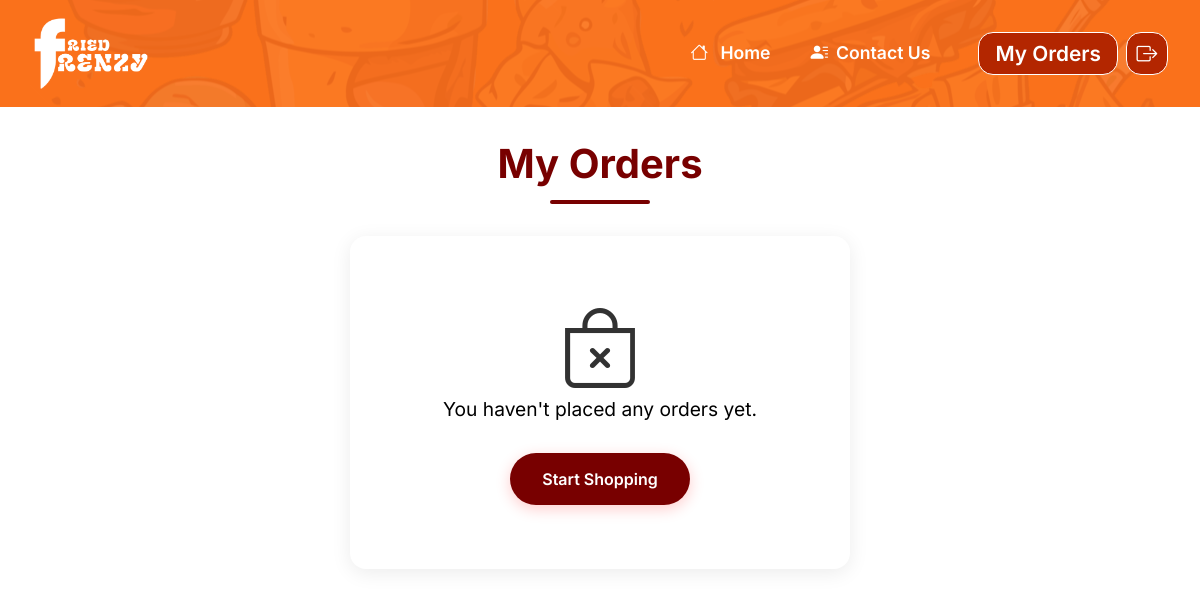
Page /orders/index.php (signed in) on the earlier database version.
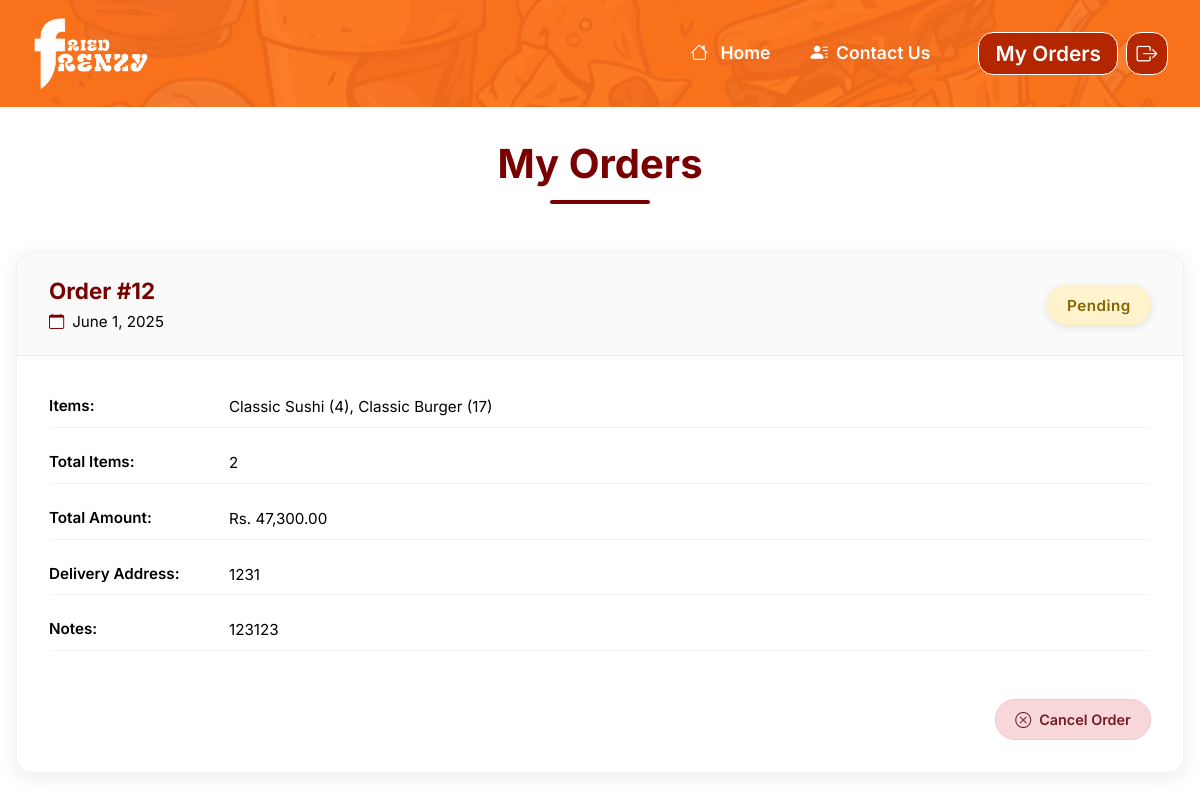
Same page on the later database version.
### tables this page shows
CREATE TABLE `orders` (
  `order_id` int(11) NOT NULL,
  `user_id` int(11) NOT NULL,
  `order_date` datetime DEFAULT current_timestamp(),
  `total_price` float NOT NULL,
  `status` varchar(50) DEFAULT 'Pending',
  `phone_number` text NOT NULL,
  `delivery_address` text NOT NULL,
  `delivery_notes` text NOT NULL
);

### includes/utility.php (called while the page is built, shortened)
<?php
function getRootPath($path = '') {
    $scriptDir = dirname($_SERVER['SCRIPT_FILENAME']);
    $root = $_SERVER['DOCUMENT_ROOT'];
    $relativePath = str_replace($root, '', $scriptDir);
    $relativePath = trim($relativePath, '/');
    $depth = substr_count($relativePath, '/');
    $path = trim($path, '/');
    return str_repeat('../', $depth) . $path;
}

### orders/index.php (the view, shortened to what this page needs)
<?php
$page_css = 'orders.css';
include '../includes/header.php';
require_once '../includes/db_connect.php';
$user_id = $_SESSION['user']['user_id'];
$stmt = $conn->prepare("
    SELECT o.*,
           COUNT(oi.order_item_id) as total_items,
           GROUP_CONCAT(CONCAT(p.name, ' (', oi.quantity, ')') SEPARATOR ', ') as items
    FROM orders o
    LEFT JOIN order_item oi ON o.order_id = oi.order_id
    LEFT JOIN products p ON oi.product_id = p.product_id
    WHERE o.user_id = ?
    GROUP BY o.order_id
    ORDER BY o.order_date DESC
");
$stmt->bind_param("i", $user_id);
$stmt->execute();
$result = $stmt->get_result();
?>
<body>
    <header class="header">
        <img src="../assets/logo-header.png" id="nav_logo">
        <div class="header-right">
            <nav class="option-btns">
                <a href="../index.php"> <i style="margin-right: 0.5rem;" class="bi bi-house"></i> Home</a>
                <a href=""> <i style="margin-right: 0.5rem;" class="bi bi-person-lines-fill"></i>Contact Us</a>
            </nav>
            <nav class="nav-btns">
                <?php if (isset($_SESSION['user'])): ?>
                    <a href="../orders">My Orders</a>
                    <a class="icon" href="../auth/logout"><i class="bi bi-box-arrow-right"></i></a>
                <?php else: ?>
                    <a href="../auth/login">Login</a>
                    <a href="../auth/register">Sign up</a>
                <?php endif; ?>
            </nav>
        </div>
    </header>
    <div class="orders-container">
        <h1>My Orders</h1>
        <?php if ($result->num_rows === 0): ?>
            <div class="no-orders">
                <i class="bi bi-bag-x"></i>
                <p>You haven't placed any orders yet.</p>
                <a href="<?php echo getRootPath('products'); ?>" class="btn">Start Shopping</a>
            </div>
        <?php else: ?>
            <div class="orders-list">
                <?php while ($order = $result->fetch_assoc()): ?>
                    <div class="order-card status-<?php echo strtolower($order['status']); ?>">
                        <div class="order-header">
                            <div class="order-info">
                                <h3>Order #<?php echo $order['order_id']; ?></h3>
                                <span class="order-date">
                                    <i class="bi bi-calendar"></i>
                                    <?php echo date('F j, Y', strtotime($order['order_date'])); ?>
                                </span>
                            </div>
                            <div class="order-status">
                                <span class="status-badge"><?php echo $order['status']; ?></span>
                            </div>
                        </div>
                        <div class="order-details">
                            <div class="detail-row">
                                <span class="label">Items:</span>
                                <span class="value"><?php echo $order['items']; ?></span>
                            </div>
                            <div class="detail-row">
                                <span class="label">Total Items:</span>
                                <span class="value"><?php echo $order['total_items']; ?></span>
                            </div>
                            <div class="detail-row">
                                <span class="label">Total Amount:</span>
                                <span class="value">Rs. <?php echo number_format($order['total_price'], 2); ?></span>
                            </div>
                            <div class="detail-row">
                                <span class="label">Delivery Address:</span>
                                <span class="value"><?php echo htmlspecialchars($order['delivery_address']); ?></span>
                            </div>
                            <?php if (!empty($order['delivery_notes'])): ?>
                                <div class="detail-row">
                                    <span class="label">Notes:</span>
                                    <span class="value"><?php echo htmlspecialchars($order['delivery_notes']); ?></span>
                                </div>
                            <?php endif; ?>
                            <?php if ($order['status'] === 'Pending'): ?>
                                <div class="order-actions">
                                    <button class="cancel-btn" onclick="cancelOrder(<?php echo $order['order_id']; ?>)">
                                        <i class="bi bi-x-circle"></i>
                                        Cancel Order
                                    </button>
                                </div>
                            <?php endif; ?>
                        </div>
                    </div>
                <?php endwhile; ?>
            </div>
        <?php endif; ?>
    </div>
</body>
</html>

### includes/header.php (shortened to what this page needs)
<?php
require_once __DIR__ . '/utility.php';
?>
<!DOCTYPE html>
<html lang="en">
<head>
    <link rel="stylesheet" href="https://cdn.jsdelivr.net/npm/bootstrap-icons@1.13.1/font/bootstrap-icons.min.css">
    <link rel="stylesheet" href="/fried-frenzy/css/main.css">
    <?php if (isset($page_css) && !empty($page_css)): ?>
        <link rel="stylesheet" href="/fried-frenzy/css/<?php echo htmlspecialchars($page_css); ?>">
    <?php endif; ?>
</head>

### css/main.css (style rules this page uses)
:root { --primary-orange: rgba(250, 99, 4, 0.905); --primary-red: rgb(120, 0, 0); --primary-dark-red: rgb(126, 0, 0); --primary-light-red: #B32600; --text-red: rgb(120, 0, 0); --text-dark-red: rgb(126, 0, 0); --text-light-red: #B32600; --bg-transparent-red: #B3260050; --white: rgb(255, 255, 255); --black: #353535; }
* { margin: 0; padding: 0; box-sizing: border-box; font-family: "Inter", sans-serif; text-decoration: none; }
.header { position: static; top: 0; left: 0; width: 100%; background: var(--primary-orange); backdrop-filter: blur(20px); display: flex; justify-content: space-between; align-items: center; padding: 1rem; z-index: 5; color: var(--primary-light-red); }
.header-right { display: flex; flex-direction: row; gap: 1rem; align-items: center; }
.header::after { content: ""; position: absolute; top: 0; left: 0; width: 100%; height: 100%; background-image: url("../assets/bgpic.png"); opacity: 10%; background-size: cover; background-position: center; z-index: -1; }
#nav_logo { width: 150px; transition: transform 0.3s ease; }
.nav-btns { display: flex; flex-direction: row; gap: 0.5rem; padding: 1rem; justify-content: flex-end; }
.option-btns { display: flex; flex-direction: row; gap: 0.5rem; padding: 0rem; }
.option-btns a { font-size: 1.1rem; color: var(--white); font-weight: 600; transition: 0.3s ease; border-bottom: 3px solid transparent; border-radius: 3px; padding: 0.5rem 1rem; }
.nav-btns a { font-size: 1.3rem; color: var(--white); font-weight: 600; transition: 0.3s ease; border: 1.6px solid var(--white); background-color: var(--primary-light-red); border-radius: 15px; padding: 0.5rem 1rem; }
.nav-btns .icon { padding: 0.5rem 0.6rem; }

Differences in the rows shown:
added orders: order_id "12", order_date "June 1, 2025", status "Pending", items "Classic Sushi (4), Classic Burger (17)", total_items "2", total_price "47,300.00", delivery_address "1231", delivery_notes "123123"
Other differences:
text no longer shown: "You haven't placed any orders yet. Start Shopping"
